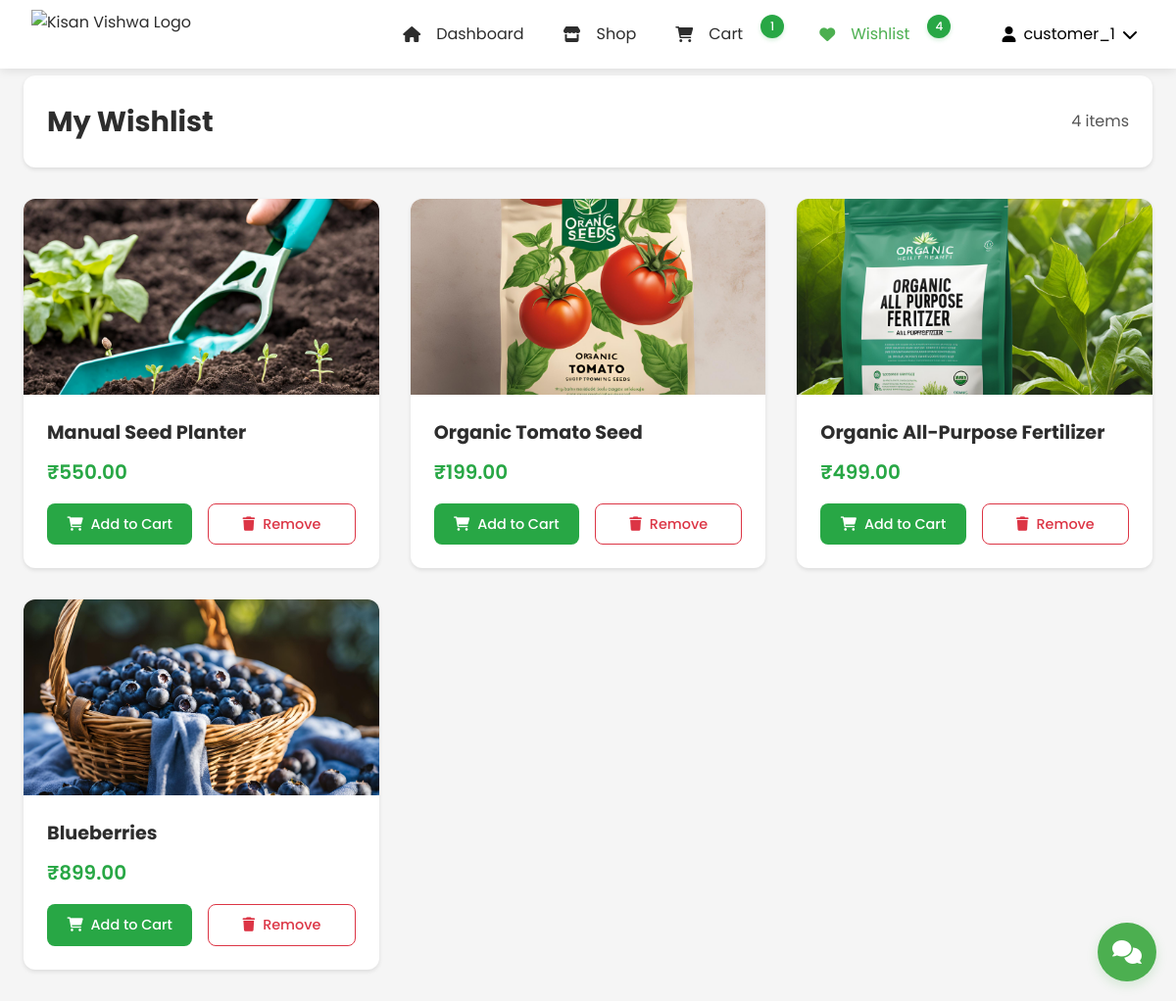
Page /customer/wishlist/ (signed in) on the earlier database version.
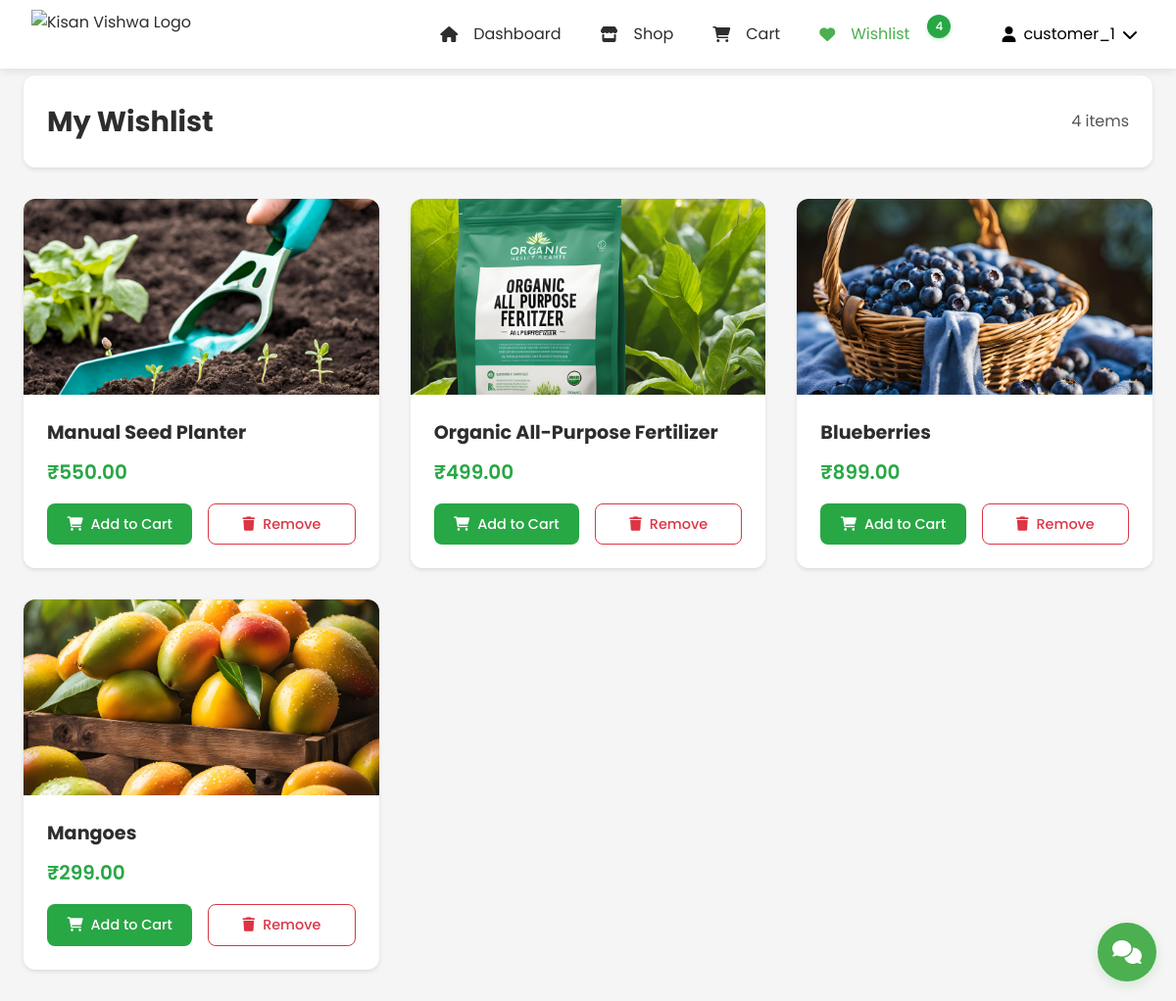
Same page on the later database version.
### customer_app/models.py (models this page shows)
class Wishlist(models.Model):
    user = models.ForeignKey(User, on_delete=models.CASCADE)
    product = models.ForeignKey(Product, on_delete=models.CASCADE)
    created_at = models.DateTimeField(auto_now_add=True)
    class Meta:
        unique_together = ('user','product')

### product_app/models.py (models this page shows, shortened)
class Product(models.Model):
    CATEGORY_CHOICES = [
        ('vegetables', 'Vegetables'),
        ('fruits', 'Fruits'),
        ('grains', 'Grains'),
        ('dairy', 'Dairy'),
        ('tools', 'Tools & Equipment'),
        ('seeds', 'Seeds & Saplings'),
        ('pesticides', 'Pesticides & Fertilizers'),
        ('organic', 'Organic Products'),
        ('livestock', 'Livestock & Feed'),
        ('other', 'Other')
    ]
    name = models.CharField(max_length=200)
    category = models.CharField(max_length=100, choices=CATEGORY_CHOICES, default='other')
    price = models.DecimalField(max_digits=10, decimal_places=2)
    quantity = models.IntegerField()
    description = models.TextField()
    image = models.ImageField(
        upload_to='products/',
        null=True,
        blank=True
    )
    farmer = models.ForeignKey(User, on_delete=models.CASCADE)
    created_at = models.DateTimeField(auto_now_add=True)
    updated_at = models.DateTimeField(auto_now=True)
    is_featured = models.BooleanField(default=False)
    is_deleted = models.BooleanField(default=False)
    def get_image_url(self):
        if self.image and hasattr(self.image, 'url'):
            return self.image.url
        return static('images/default_product.jpg')

### customer_app/views.py (the view)
# urls.py: path('wishlist/', views.view_wishlist, name='customer_wishlist'),
@login_required
def view_wishlist(request):
    wishlist_items = Wishlist.objects.filter(user=request.user)
    return render(request, 'customer_app/wishlist.html', {'wishlist_items': wishlist_items})

### customer_app/context_processors.py (called while the page is built, shortened)
def wishlist_and_cart_counts(request):
    if request.user.is_authenticated:
        cart_items = CartItem.objects.filter(user=request.user).select_related('product')
        wishlist_items = Wishlist.objects.filter(user=request.user)
        return {
            'cart_items_count': cart_items.count(),
            'cart_total': sum(item.total_price for item in cart_items),
            'wishlist_count': wishlist_items.count(),
            'wishlist_product_ids': set(item.product_id for item in wishlist_items)
        }

def wishlist_status(request):
    if request.user.is_authenticated:
        wishlist_items = Wishlist.objects.filter(user=request.user).select_related('product')
        return {
            'wishlist_product_ids': set(item.product.id for item in wishlist_items),
            'wishlist_products': [item.product for item in wishlist_items]
        }
    return {
        'wishlist_product_ids': set(),
        'wishlist_products': []
    }

### customer_app/models.py (called while the page is built)
    @property
    def total_price(self):
        return self.product.price * self.quantity

### customer_app/templates/customer_app/wishlist.html (shortened to what this page needs)
{% load static %}
<!DOCTYPE html>
<html lang="en">
<head>
    <link rel="stylesheet" href="https://cdnjs.cloudflare.com/ajax/libs/normalize/8.0.1/normalize.min.css">
    <link rel="stylesheet" href="https://cdnjs.cloudflare.com/ajax/libs/font-awesome/6.0.0/css/all.min.css">
    <link rel="stylesheet" type="text/css" href="{% static 'css/CustomerNavBar.css' %}">
    <link rel="stylesheet" type="text/css" href="{% static 'css/customerdesign.css' %}">
    <link rel="stylesheet" type="text/css" href="{% static 'css/wishlist.css' %}">
    <link rel="stylesheet" href="{% static 'css/chat_widget.css' %}">
</head>
<body>
    {% include 'NavBar/CustomerNavBar.html' %}
    <main class="main-container">
        <div class="wishlist-header">
            <h1>My Wishlist</h1>
            <div class="wishlist-summary">
                <span>{{ wishlist_items|length }} items</span>
            </div>
        </div>
        {% if wishlist_items %}
            <div class="wishlist-grid">
                {% for item in wishlist_items %}
                    <div class="wishlist-card" data-product-id="{{ item.product.id }}">
                        <div class="wishlist-image">
                            <img src="{{ item.product.get_image_url }}" alt="{{ item.product.name }}">
                        </div>
                        <div class="wishlist-content">
                            <h2>{{ item.product.name }}</h2>
                            <p class="price">₹{{ item.product.price }}</p>
                            <div class="wishlist-actions">
                                <button onclick="addToCart('{{ item.product.id }}', this)" class="add-to-cart-btn">
                                    <i class="fas fa-shopping-cart"></i> Add to Cart
                                </button>
                                <button onclick="toggleWishlist('{{ item.product.id }}')" class="remove-btn">
                                    <i class="fas fa-trash"></i> Remove
                                </button>
                            </div>
                        </div>
                    </div>
                {% endfor %}
            </div>
        {% endif %}
    </main>
    <div id="chat-widget-container">
        {% include 'chatbot_app/chat_widget.html' %}
    </div>
</body>
</html>

### templates/NavBar/CustomerNavBar.html (shortened to what this page needs)
{% load static %}
<header class="site-header">
    <div class="header-container">
        <div class="brand">
            <a href="{% url 'customer_dashboard' %}" class="logo">
                <img src="{% static 'images/kisan_vishwa_logo.png' %}" alt="Kisan Vishwa Logo">
            </a>
        </div>
        <nav class="main-nav">
            <ul class="nav-list">
                <li>
                    <a href="{% url 'customer_dashboard' %}" class="nav-item {% if request.resolver_match.url_name == 'customer_dashboard' %}active{% endif %}">
                        <i class="fas fa-home"></i>
                        <span>Dashboard</span>
                    </a>
                </li>
                <li>
                    <a href="{% url 'shop' %}" class="nav-item {% if request.resolver_match.url_name == 'shop' %}active{% endif %}">
                        <i class="fas fa-store"></i>
                        <span>Shop</span>
                    </a>
                </li>
                <li>
                    <a href="{% url 'customer_cart' %}" class="nav-item {% if request.resolver_match.url_name == 'customer_cart' %}active{% endif %}">
                        <i class="fas fa-shopping-cart"></i>
                        <span>Cart</span>
                        {% if cart_items_count > 0 %}
                            <span class="badge">{{ cart_items_count }}</span>
                        {% endif %}
                    </a>
                </li>
                <li>
                    <a href="{% url 'customer_wishlist' %}" class="nav-item {% if request.resolver_match.url_name == 'customer_wishlist' %}active{% endif %}">
                        <i class="fas fa-heart"></i>
                        <span>Wishlist</span>
                        {% if wishlist_count > 0 %}
                            <span class="badge">{{ wishlist_count }}</span>
                        {% endif %}
                    </a>
                </li>
            </ul>
            <div class="user-menu">
                <button class="user-menu-toggle">
                    <div class="user-info">
                        {% if user.customer_profile.profile_picture %}
                            <img src="{{ user.customer_profile.profile_picture.url }}" alt="" class="user-avatar">
                        {% else %}
                            <i class="fas fa-user"></i>
                        {% endif %}
                        <span>{{ user.username }}</span>
                        <i class="fas fa-chevron-down"></i>
                    </div>
                </button>
            </div>
        </nav>
    </div>
</header>

Differences in the rows shown:
removed Wishlist: product.get_image_url (picture), product.name "Organic Tomato Seed", product.price "199.00"
added Wishlist: product.get_image_url (picture), product.name "Mangoes", product.price "299.00"
Other differences:
{{ cart_items_count }}: "1" → (not shown)
